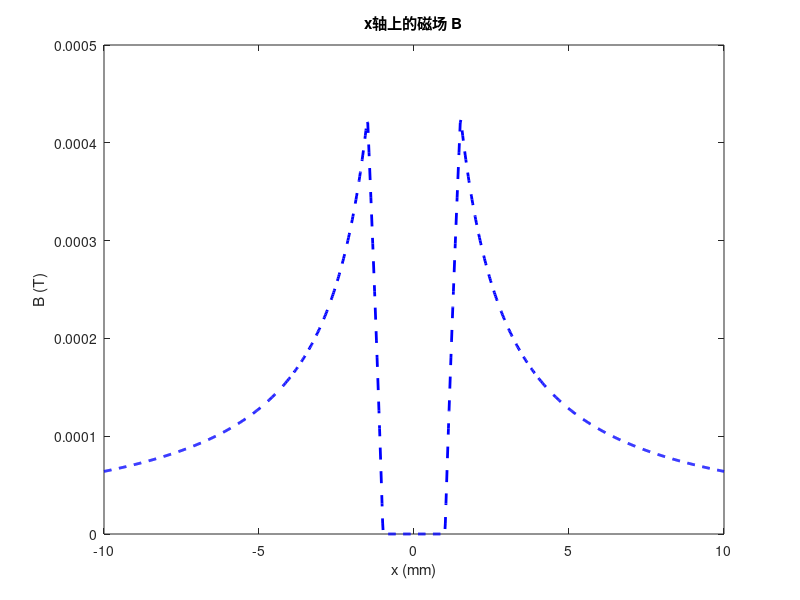

Recreate this plot in MATLAB. (Note: this script raises an error after producing the figure.)
mu0 = 4 * pi * 1e-7;  % 真空磁导率
R_in = 1e-3;          % 内半径，米
R_out = 1.5e-3;       % 外半径，米
adj = 2.2;            % 电流调整因子
I = 1 + adj;          % 电流，安培

% 计算电流密度
A = pi * (R_out^2 - R_in^2);  % 横截面积
J = I / A;                    % 电流密度

% 定义x轴上的点
x = linspace(-10e-3, 10e-3, 1000);  % x轴坐标，米

% 计算x轴上磁场B的大小
B = zeros(size(x));
for k = 1:length(x)
    r = abs(x(k));  % 距离z轴的距离
    if r < R_in
        B(k) = 0;  % 内部没有磁场
    elseif r < R_out
        I_enc = J * pi * (r^2 - R_in^2);  % 环路包围的电流
        B(k) = (mu0 * I_enc) / (2 * pi * r);  % 安培环路定律
    else
        B(k) = (mu0 * I) / (2 * pi * r);  % 包围整个电流
    end
end

% 绘图
figure;
plot(x * 1e3, B, 'b--', 'LineWidth', 2);  % x轴转换为毫米
xlabel('x (mm)');
ylabel('B (T)');
title('x轴上的磁场 B');
hold on;

% 导入数据文件
a = importdata('D:\Desktop\电磁场与电磁波第二次仿真\sim1B.txt');
data = a.data;
scatter(data(:,1), data(:,2), 'r');
legend('Calculated', 'Simulated'); % Modify legend labels

hold off;
grid on;